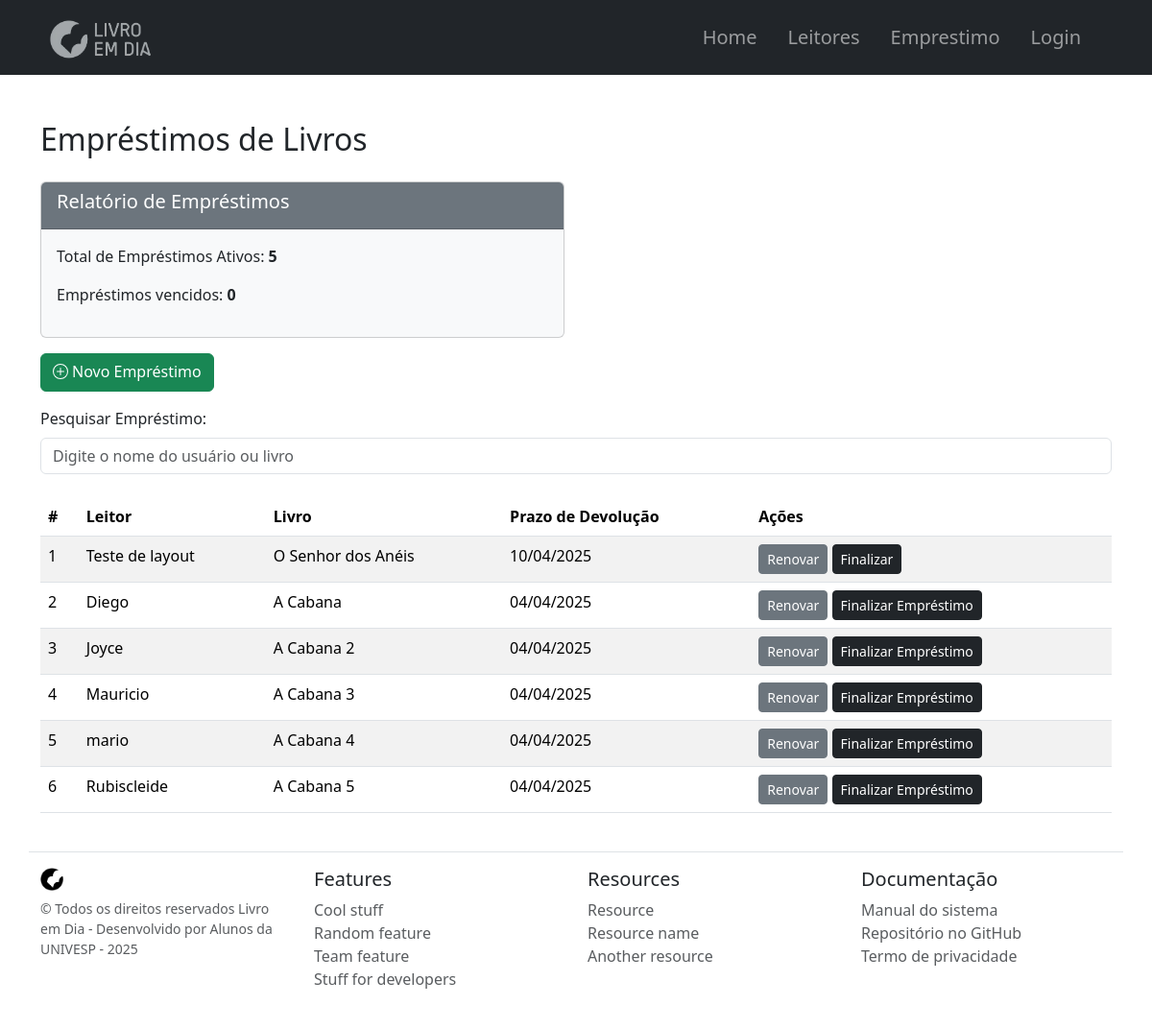
The app's page /?pagina=emprestimo, older data.
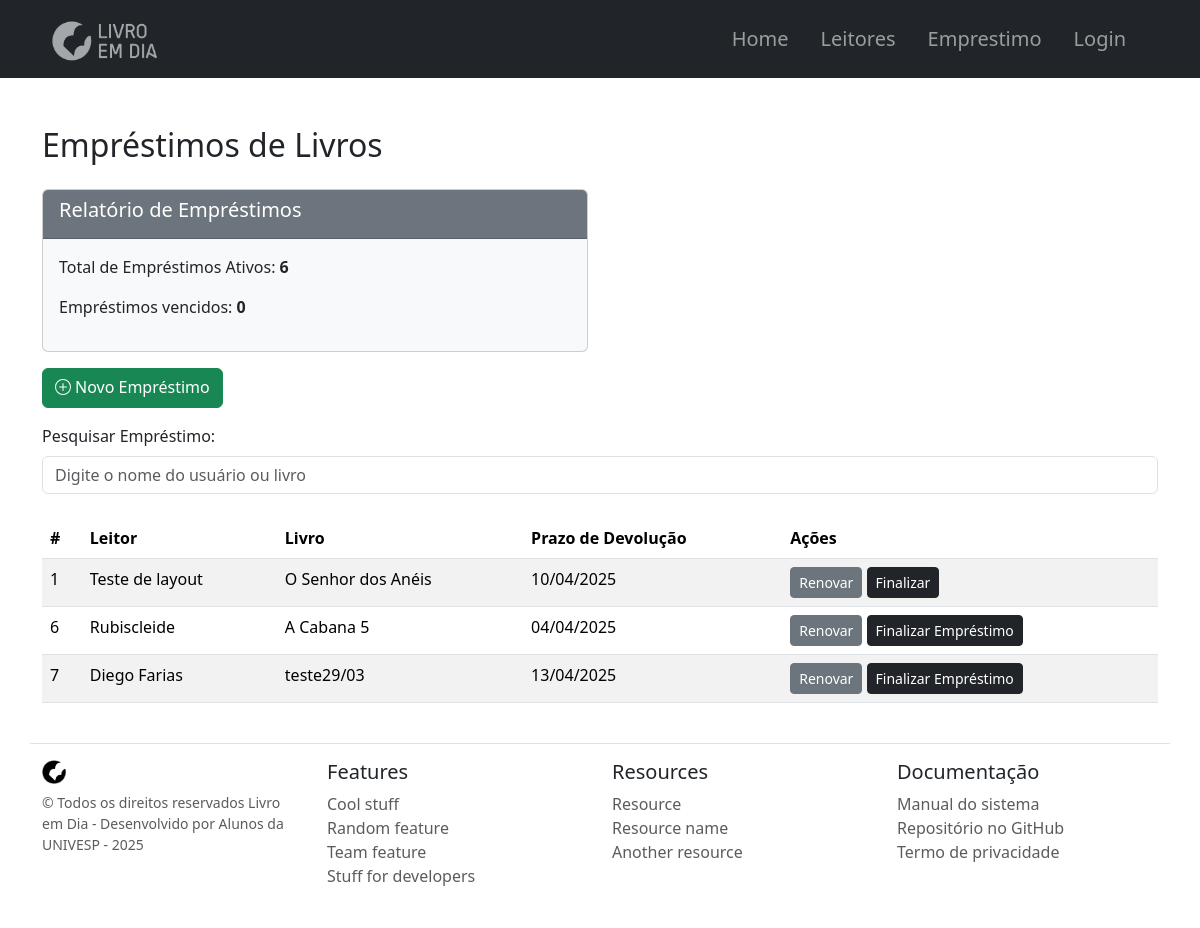
The same page, newer data.
### tables this page shows
CREATE TABLE `emprestimo` (
  `id` int(11) NOT NULL,
  `leitor_id` int(11) NOT NULL,
  `data_emprestimo` date NOT NULL,
  `livro` varchar(60) NOT NULL,
  `qtd_renovacao` int(11) NOT NULL DEFAULT 0,
  `status` enum('emprestado','devolvido') NOT NULL DEFAULT 'emprestado'
);

CREATE TABLE `leitores` (
  `id` int(11) NOT NULL,
  `nome` varchar(50) NOT NULL,
  `telefone` varchar(20) NOT NULL,
  `qtd_atrasos` int(11) NOT NULL DEFAULT 0
);

### app/controllers/EmprestimoController.php (called while the page is built, shortened)
<?php
require_once 'app/model/EmprestimoModel.php';
class EmprestimoController {
    private $model;
    public function __construct() {
        $this->model = new EmprestimoModel();
    }
    public function listarEmprestimo(){
        $totalEmprestimos = $this->model->contarEmprestimos();
        $emprestimos = $this->model->listarEmprestimo();
        $emprestimosVencidos = 0;
        require 'app/views/emprestimo.php';
    }
}

### index.php (called while the page is built)
<?php
    include ("app/views/partials/header.php");
    include ("app/core/router.php");
    include ("app/views/partials/footer.php");
?>

### app/config/Database.php (called while the page is built, shortened)
<?php
class Database {
    private $host = "localhost";
    private $usuario = "root";
    private $senha = "";
    private $dataBase = "biblioteca";
    private $conexao;
    public function __construct() {
        $this->conexao = new mysqli($this->host, $this->usuario, $this->senha, $this->dataBase);
    }
    public function getConnection() {
        return $this->conexao;
    }
}
?>

### app/model/EmprestimoModel.php (called while the page is built, shortened)
<?php
require_once 'app/config/Database.php';
class EmprestimoModel{
    private $conexao;
    public function __construct(){
        $db = new Database();
        $this->conexao = $db->getConnection();
    }
    public function listarEmprestimo(){
        $sql = "
        SELECT e.*, l.nome AS nome
        FROM emprestimo e
        INNER JOIN leitores l ON e.leitor_id = l.id
        WHERE e.status = 'emprestado'  -- Filtra apenas os empréstimos com status 'emprestado'
        ";
        $result = $this->conexao->query($sql);
        return $result->fetch_all(MYSQLI_ASSOC);
    }
    public function contarEmprestimos() {
        $sql = "SELECT COUNT(*) AS total FROM emprestimo";
        $result = $this->conexao->query($sql);
        $data = $result->fetch_assoc();
        return $data['total'];
    }
}
?>

### app/views/emprestimo.php (the view, shortened to what the changed rows need)
<div class="container mt-5">
        <h2 class="mb-4">Empréstimos de Livros</h2>
        <div class="row">
            <div class="col-md-6">
                <div class="card bg-light">
                    <div class="card-header bg-secondary text-white">
                        <h5>Relatório de Empréstimos</h5>
                    </div>
                    <div class="card-body">
                        <p>Total de Empréstimos Ativos: <strong><?= $totalEmprestimos ?></strong></p>
                        <p>Empréstimos vencidos: <strong><?= $emprestimosVencidos ?></strong></p>
                    </div>
                </div>
            </div>
        </div>
        <a href="?pagina=novo_emprestimo" class="btn btn-success mt-3">
            <span class="d-inline-flex align-items-center gap-1">
                Novo Empréstimo
            </span>
        </a>
        <div class="mb-4 mt-3">
            <label for="search" class="form-label">Pesquisar Empréstimo:</label>
            <input type="text" id="search" class="form-control" placeholder="Digite o nome do usuário ou livro">
        </div>
        <div class="table-responsive">
            <table class="table table-striped">
                <thead>
                    <tr>
                        <th>#</th>
                        <th>Leitor</th>
                        <th>Livro</th>
                        <th>Prazo de Devolução</th>
                        <th>Ações</th>
                    </tr>
                </thead>
                <tbody id="loan-list">
                    <tr>
                        <td>1</td>
                        <td>Teste de layout</td>
                        <td>O Senhor dos Anéis</td>
                        <td>10/04/2025</td>
                        <td>
                            <a class="btn btn-secondary btn-sm" href="#">Renovar</a>
                            <a class="btn btn-dark btn-sm" href="#">Finalizar</a>
                        </td>
                    </tr>
                    <?php if (!empty($emprestimos)): ?>
                    <?php foreach ($emprestimos as $emprestimos): ?>
                        <tr>
                            <td><?= htmlspecialchars($emprestimos['id']) ?></td>
                            <td><?= htmlspecialchars($emprestimos['nome']) ?></td>
                            <td><?= htmlspecialchars($emprestimos['livro']) ?></td>
                            <td><?= htmlspecialchars($emprestimos['data_devolucao']) ?></td>
                            <td>
                                <a class="btn btn-secondary btn-sm btn-renovar"
                                href="?pagina=renovar_emprestimo&id=<?= $emprestimos['id'] ?>"
                                data-id="<?= $emprestimos['id'] ?>">
                                    Renovar
                                </a>
                                <a href="?pagina=finalizar_emprestimo&id=<?= $emprestimos['id'] ?>"
                                class="btn btn-dark btn-sm btn-finalizar">
                                    Finalizar Empréstimo
                                </a>
                            </td>
                        </tr>
                    <?php endforeach; ?>
                    <?php else: ?>
                        <tr><td colspan="4">Nenhum usuário encontrado.</td></tr>
                    <?php endif; ?>
                </tbody>
            </table>
        </div>
    </div>

Row changes from the older to the newer data that the page shows:
no longer on this page (row edited): emprestimo: id "2", leitor.nome "Diego", livro "A Cabana", data_devolucao "04/04/2025"
no longer on this page (row edited): emprestimo: id "3", leitor.nome "Joyce", livro "A Cabana 2", data_devolucao "04/04/2025"
no longer on this page (row edited): emprestimo: id "4", leitor.nome "Mauricio", livro "A Cabana 3", data_devolucao "04/04/2025"
no longer on this page (row edited): emprestimo: id "5", leitor.nome "mario", livro "A Cabana 4", data_devolucao "04/04/2025"
added emprestimo: id "7", leitor.nome "Diego Farias", livro "teste29/03", data_devolucao "13/04/2025"
Text that changed along with them:
$totalEmprestimos: "5" → "6"
